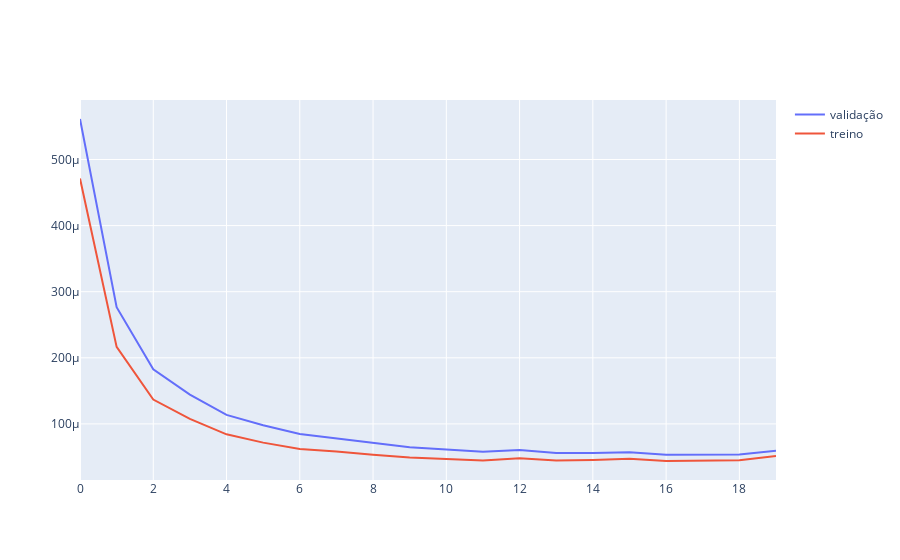

Notebook cell for this chart:
### Code cell
# AJUSTAR ESSE TREINAMENTO!!
for epoch in range(n_epochs):
    model.train()
    with tqdm(batch_start, unit="batch", mininterval=0, disable=False) as bar:
        bar.set_description(f"Epoch {epoch}")
        for start in bar:
            # take a batch
            X_batch = X_train[start:start+batch_size,:]
            # forward pass
            Xh = model(X_batch)
            loss = loss_fn(Xh, X_batch)
            # backward pass
            optimizer.zero_grad()
            loss.backward()
            # update weights
            optimizer.step()
            # print progress
            bar.set_postfix(loss=float(loss))
    # evaluate accuracy at end of each epoch
    model.eval()
    Xh = model(X_val)
    valLoss.append(float(loss_fn(Xh, X_val)))
    Xh = model(X_train)
    trainLoss.append(float(loss_fn(Xh, X_train)))

fig = go.Figure()
fig.add_trace(go.Scatter(y=valLoss, mode="lines", showlegend=True, name='validação'))
fig.add_trace(go.Scatter(y=trainLoss, mode="lines", showlegend=True, name='treino'))
fig.show()

### Figure 1 — Plotly figure (JSON) as saved in the notebook; plotly's stock layout.template omitted (floating-point values rounded to 4 significant figures)
{"data": [{"mode": "lines", "name": "validação", "showlegend": true, "type": "scatter", "y": [0.0005613, 0.0002766, 0.0001827, 0.0001443, 0.0001136, 9.81e-05, 8.483e-05, 7.781e-05, 7.075e-05, 6.473e-05, 6.12e-05, 5.778e-05, 6.045e-05, 5.596e-05, 5.595e-05, 5.707e-05, 5.341e-05, 5.351e-05, 5.372e-05, 5.95e-05]}, {"mode": "lines", "name": "treino", "showlegend": true, "type": "scatter", "y": [0.0004711, 0.0002165, 0.0001369, 0.0001075, 8.425e-05, 7.17e-05, 6.2e-05, 5.83e-05, 5.334e-05, 4.93e-05, 4.689e-05, 4.468e-05, 4.819e-05, 4.466e-05, 4.543e-05, 4.736e-05, 4.392e-05, 4.407e-05, 4.499e-05, 5.147e-05]}], "layout": {}}
